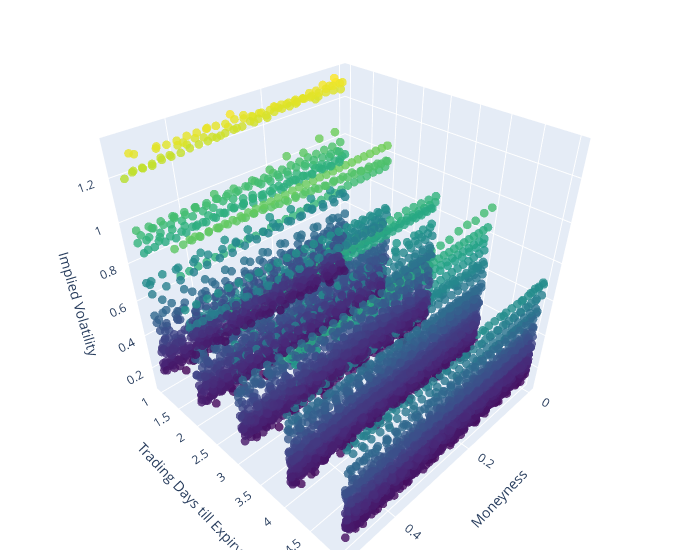

The code cell stored with this chart in its notebook:
### Code cell
import pandas as pd
import plotly.graph_objects as go

# Create a copy of pd_merged
filtered_df_c_copy = filtered_df_c.copy()

# Convert the string to a pandas Timestamp
date = pd.Timestamp('2019-01-11')

# Use the copy for the filtering
pd_merged_3 = filtered_df_c_copy[(filtered_df_c_copy["tau"] <= 10) & (filtered_df_c_copy['cp_flag'] == 'C')]
# Filter the DataFrame for the 'NVDA' ticker and the specific date
df_nvda = pd_merged_3[(pd_merged_3['Ticker'] == 'AMZN')]

# Create a 3D scatter plot
fig = go.Figure(data=[go.Scatter3d(
    x=df_nvda['moneyness'],
    y=df_nvda['tau'],
    z=df_nvda['impl_volatility'],
    mode='markers',
    marker=dict(
        size=3,
        color=df_nvda['impl_volatility'],  # set color to an array/list of desired values
        colorscale='Viridis',   # choose a colorscale
        opacity=0.8
    )
)])

# Set labels
fig.update_layout(scene = dict(
                    xaxis_title='Moneyness',
                    yaxis_title='Trading Days till Expiry',
                    zaxis_title='Implied Volatility'),
                    width=700,
                    margin=dict(r=20, b=10, l=10, t=10))

fig.show()

### Figure 1 — Plotly figure (JSON) as saved in the notebook; plotly's stock layout.template omitted (floating-point values rounded to 4 significant figures; data arrays with more than 128 entries replaced by an {"elided": "..."} marker saying what was removed)
{"data": [{"marker": {"color": {"elided": "7938 float values"}, "colorscale": [[0, "#440154"], [0.1111, "#482878"], [0.2222, "#3e4989"], [0.3333, "#31688e"], [0.4444, "#26828e"], [0.5556, "#1f9e89"], [0.6667, "#35b779"], [0.7778, "#6ece58"], [0.8889, "#b5de2b"], [1, "#fde725"]], "opacity": 0.8, "size": 3}, "mode": "markers", "type": "scatter3d", "x": {"elided": "7938 float values"}, "y": {"elided": "7938 int values"}, "z": {"elided": "7938 float values"}}], "layout": {"margin": {"b": 10, "l": 10, "r": 20, "t": 10}, "scene": {"xaxis": {"title": {"text": "Moneyness"}}, "yaxis": {"title": {"text": "Trading Days till Expiry"}}, "zaxis": {"title": {"text": "Implied Volatility"}}}, "width": 700}}
